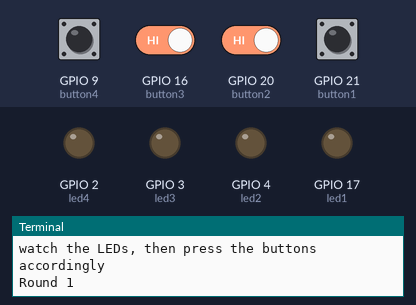
Bench run of a program on a simulated Raspberry Pi (BCM pin numbers). Shown: output pins drawn as LEDs (lit = HIGH), the last lines printed to the terminal. Dashed ring = blinking. The test bench sets the inputs (shaded band); at power-on: GPIO 9 (button4), GPIO 16 (button3), GPIO 20 (button2), GPIO 21 (button1) HIGH. Random numbers come from a fixed seed.

Above: at 0.1 s.
1.3 s: GPIO 9 (button4) pulled LOW for 1 s
At 2.42 s:
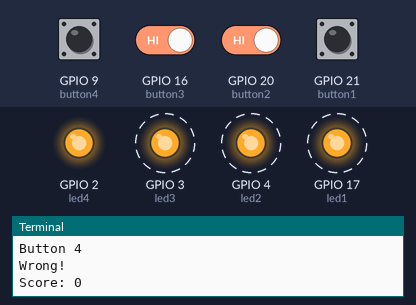
4.8 s: GPIO 9 (button4) driven LOW and GPIO 16 (button3) driven LOW
At 7.48 s:
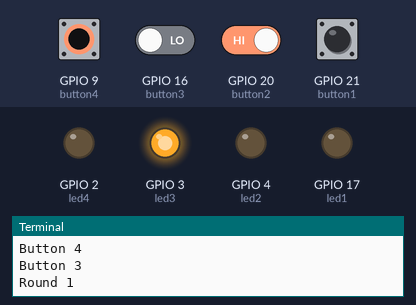
7.8 s: GPIO 16 (button3) driven HIGH
At 8.03 s:
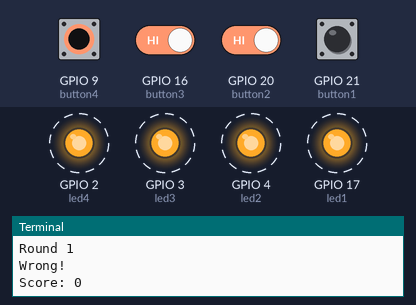
10.8 s: GPIO 16 (button3) driven LOW
13.7 s: GPIO 16 (button3) driven HIGH and GPIO 20 (button2) driven LOW
At 16.18 s:
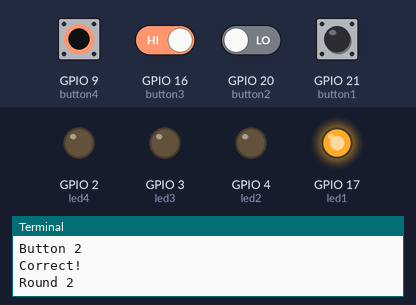
Timing chart, 0 to 17.7 s (numbered marks = the images above; inputs shaded):
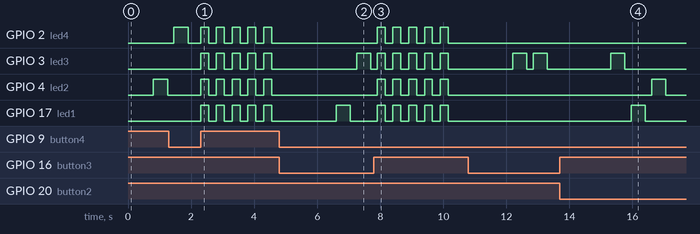

The program:

test.py
```python
from gpiozero import LED, Button
from signal import pause
from time import sleep
from random import choice

led1 = LED(17)
led2 = LED(4)
led3 = LED(3)
led4 = LED(2)

button1 = Button(21, pull_up=True)
button2 = Button(20, pull_up=True)
button3 = Button(16, pull_up=True)
button4 = Button(9, pull_up=True)

button1.when_pressed = lambda: print("Button 1")
button2.when_pressed = lambda: print("Button 2")
button3.when_pressed = lambda: print("Button 3")
button4.when_pressed = lambda: print("Button 4")

print("Press buttons...")

leds = [led1, led2, led3, led4]
buttons = [button1, button2, button3, button4]

sequence = []

def all_off():
    for led in leds:
        led.off()

def flash_led(led):
    led.on()
    sleep(0.45)
    led.off()
    sleep(0.2)

def flash_all(times=3):
    for _ in range(times):
        for led in leds:
            led.on()
        sleep(0.25)
        all_off()
        sleep(0.25)

def show_sequence():
    sleep(0.8)
    for led in sequence:
        flash_led(led)

def wait_for_button():
    while True:
        for index, button in enumerate(buttons):
            if button.is_pressed:
                flash_led(leds[index])

                while button.is_pressed:
                    sleep(0.02)

                return leds[index]

        sleep(0.02)


print("Memory game started")
print("watch the LEDs, then press the buttons accordingly")

try:

    while True:

        sequence.append(choice(leds))
        print(f"Round {len(sequence)}")
        show_sequence()

        for expected_led in sequence:
            pressed_led = wait_for_button()
            if pressed_led != expected_led:
                print("Wrong!")
                print(f"Score: {len(sequence) - 1}")
                flash_all(5)
                sequence = []
                sleep(1)
                break
        else:
            print("Correct!")
            sleep(0.8)

except KeyboardInterrupt:
    print("\nStopping...")
    all_off()
```

Measured:
- after the input at 1.3 s, GPIO 2 (led4): goes HIGH 0.45 s, LOW 0.40 s, 4 × (HIGH 0.25 s, LOW 0.25 s), HIGH 0.25 s, then LOW, starting after 0.15 s; GPIO 3 (led3), GPIO 4 (led2), GPIO 17 (led1): alternates HIGH for 0.25 s and LOW for 0.25 s, starting after 1.0 s
- after the input at 4.8 s, GPIO 3 (led3): LOW → HIGH after 2.5 s, → LOW 0.45 s later
- after the input at 7.8 s, GPIO 2 (led4), GPIO 3 (led3), GPIO 4 (led2), GPIO 17 (led1): alternates HIGH for 0.25 s and LOW for 0.25 s, 10 changes in all, then stays LOW, starting after 0.11 s
- after the input at 13.7 s, GPIO 3 (led3): LOW → HIGH after 1.6 s, → LOW 0.45 s later; GPIO 4 (led2): LOW → HIGH after 2.9 s, → LOW 0.45 s later; GPIO 17 (led1): LOW → HIGH after 2.3 s, → LOW 0.45 s later
